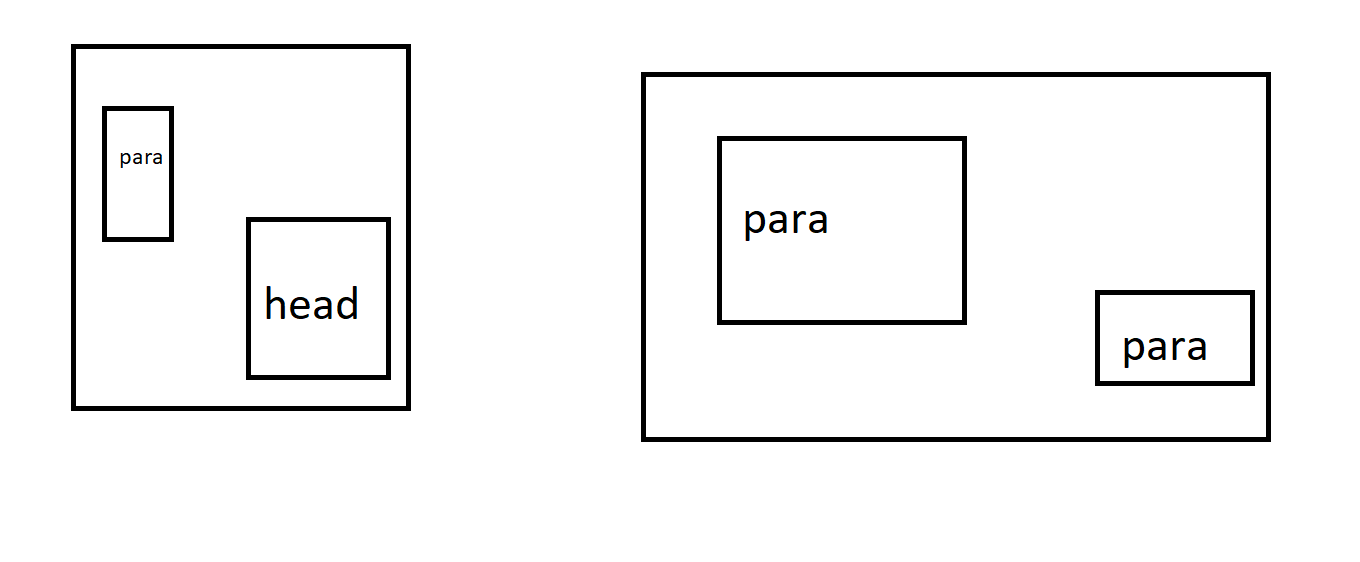
#> input picture infinity_python2/test.png, 1360 x 562 px
$ python detect.py
#> lines starting #> are read from the running program, lines starting #| are printed output that depends on the picture; after the words box and inside, x2 and y2 are one past the last pixel; in counts of white or black regions, pixels touching at a corner belong together
# https://strapi.io/
# https://orangedatamining.com/
import cv2
import os
import requests

anchor = []
anchor2 = []
anchor3 = []
image_pos = []
divLst = []
divLst2 = []
def crop_image(image_path, crop_size):
    # Read the image using OpenCV
    image = cv2.imread(image_path)
    if image is None:
        print("Error loading image:", image_path)
        return None
    else :
        # Get the original image dimensions
        height, width, _ = image.shape

        # Calculate the crop coordinates
        left = crop_size
        top = crop_size
        right = width - crop_size
        bottom = height - crop_size

        # Crop the image
        cropped_image = image[top:bottom, left:right]

        return cropped_image

# [11 lines of commented-out code are left out]

def detect_and_cut_rectangles(image_path, output_directory):
    # Load the image
#> called with image_path = 'test.png', output_directory = 'cut_image'
    image = cv2.imread(image_path)
#> image is the input picture: shape (562, 1360, 3); mean B, G, R 244.6, 244.6, 244.6

    # Get the width and height
    width1, height1, channels = image.shape
#> width1 = 562; height1 = 1360; channels = 3
    anchor.append(width1*0.6)
    anchor.append(height1*0.4)
    anchor2.append(width1*0.4)
    anchor2.append(height1*0.4)
    anchor3.append(width1*0.5)
    anchor3.append(height1*0.4)
    image_pos.append(width1*0.6)
    image_pos.append(height1*0.5)
    divLst.append(width1*0.4)
    divLst.append(height1*0.5)
    divLst2.append(width1*0.6)
    divLst2.append(height1*0.5)

    # Convert the image to grayscale
    gray = cv2.cvtColor(image, cv2.COLOR_BGR2GRAY)

    # Apply adaptive thresholding to obtain a binary image
    _, threshold = cv2.threshold(gray, 0, 255, cv2.THRESH_BINARY_INV + cv2.THRESH_OTSU)
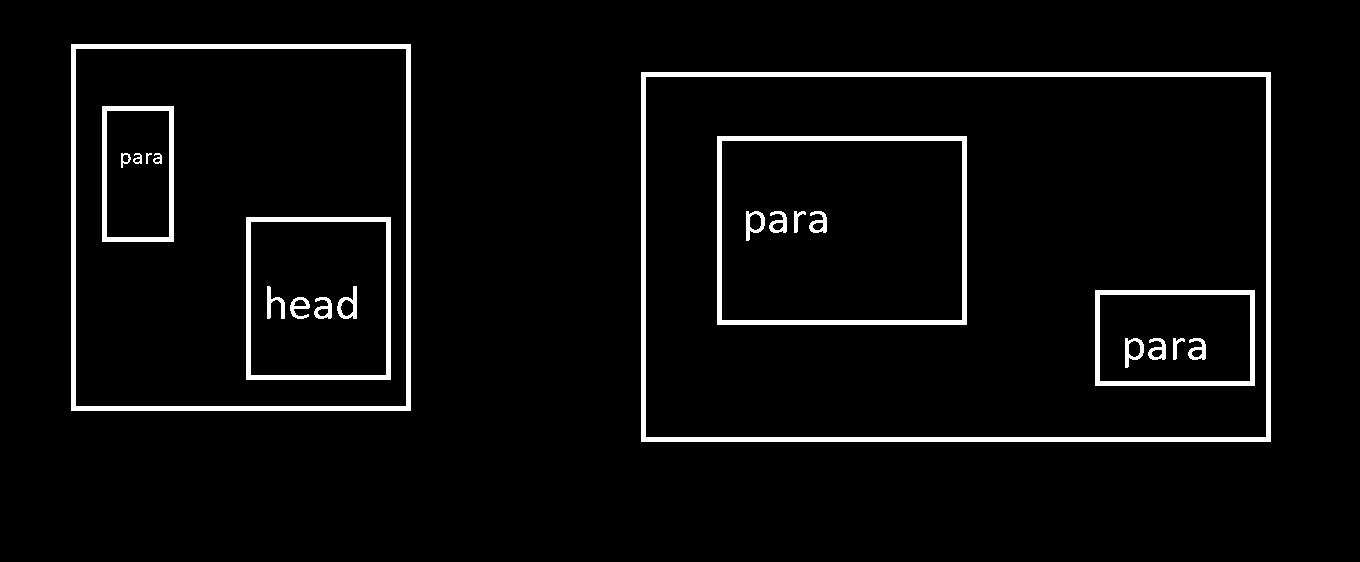
#> threshold: shape (562, 1360); 4.1% white; 22 white regions

    # Find contours in the binary image
    contours, _ = cv2.findContours(threshold, cv2.RETR_EXTERNAL, cv2.CHAIN_APPROX_SIMPLE)
#> contours = 2 contours; box (x1, y1, x2, y2) and area: (641, 72, 1271, 442) 232101, (71, 44, 411, 411) 124074

    # Create the output directory if it doesn't exist
    if not os.path.exists(output_directory):
        os.makedirs(output_directory)

    # Store the rectangles' information in a list
    rectangles = []
    rectangles_ext = []
    last_i = None  # Initialize last_i variable
# Cut and save each detected rectangle as a separate image
    img_num = [1]
    for i, contour in enumerate(contours):
      # Approximate the contour to a polygon
      perimeter = cv2.arcLength(contour, True)
#> perimeter = 1996
      approx = cv2.approxPolyDP(contour, 0.04 * perimeter, True)
#> approx = [[641, 72], [641, 441], [1270, 441], [1270, 72]]
      # Check if the polygon has four sides (a rectangle)
      if len(approx) == 4:
          # Get the bounding box of the rectangle
          x, y, width, height = cv2.boundingRect(approx)
#> x = 641; y = 72; width = 630; height = 370
          # Crop the rectangle from the original image
          cropped_image = image[y:y + height, x:x + width]
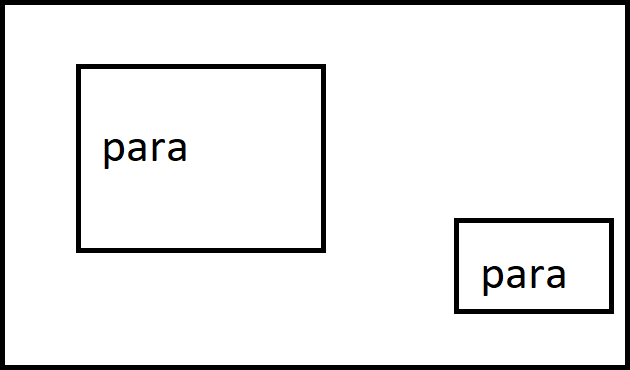
#> cropped_image: shape (370, 630, 3); mean B, G, R 235.1, 235.1, 235.1

          # Save the cropped image as a separate file
          output_path = os.path.join(output_directory, f"rectangle_{i + 1}.png")
          cv2.imwrite(output_path, cropped_image)
          print(f"Saved rectangle {i + 1} as {output_path}")
#| Saved rectangle 1 as cut_image/rectangle_1.png
          # Save the cropped image as a separate file to new folder
          output_pathx = os.path.join("ext", f"rectangle_{i + 1}.png")
          cv2.imwrite(output_pathx, cropped_image)
          print(f"Saved rectangle {i + 1} as {output_pathx}")
#| Saved rectangle 1 as ext/rectangle_1.png
          rectangle_ext_info = {
              'x': x,
              'y': y,
              'width': width,
              'height': height,
              'output_path': output_path
          }
#> rectangle_ext_info = {'x': 641, 'y': 72, 'width': 630, 'height': 370, 'output_path': 'cut_image/rectangle_1.png'}
          rectangles_ext.append(rectangle_ext_info)
          # Store the rectangle's information
          rectangle_info = {
              'x': x,
              'y': y,
              'width': width,
              'height': height,
              'output_path': output_path
          }
#> rectangle_info has the same summary as rectangle_ext_info

        #   checking div conditions
          for div in enumerate(rectangles_ext) :
              if div[1]["x"] < divLst[0] and div[1]["y"] < divLst[1] :
                  print("yess left")
              elif div[1]["x"] > divLst[0] and div[1]["y"] < divLst[1]:
                  print("yess right")
              else :
                  print("no")
#> this loop made 1 pass
#| yess right


          rectangles.append(rectangle_info)
          last_i = i + 1  # Update last_i with the current value of i
#> last_i = 1

        #   for img_child in img_num:
          img = crop_image(f"cut_image/rectangle_{last_i}.png", 20)
#> in crop_image, `cropped_image = image[top:bottom, left:right]`:
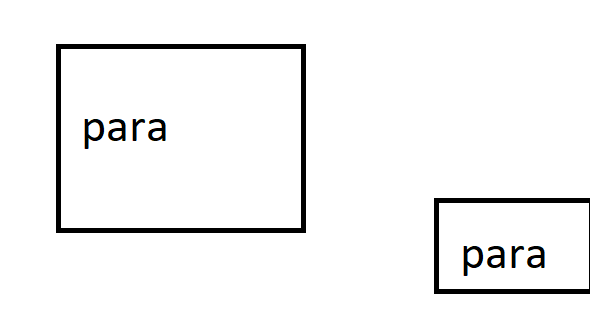
#> cropped_image: shape (330, 590, 3); mean B, G, R 244.6, 244.6, 244.6
          cv2.imwrite(output_path, img)

          # Convert the image to grayscale
          gray = cv2.cvtColor(img, cv2.COLOR_BGR2GRAY)
#> gray: shape (330, 590)

          # Apply adaptive thresholding to obtain a binary image
          _, threshold = cv2.threshold(gray, 0, 255, cv2.THRESH_BINARY_INV + cv2.THRESH_OTSU)
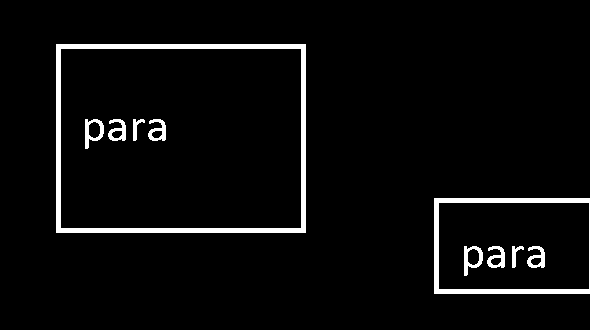
#> threshold: shape (330, 590); 4.1% white; 10 white regions

          # Find contours in the binary image
          child_contours, _ = cv2.findContours(threshold, cv2.RETR_EXTERNAL, cv2.CHAIN_APPROX_SIMPLE)
#> child_contours = 2 contours; box (x1, y1, x2, y2) and area: (56, 44, 306, 233) 46812, (434, 198, 590, 294) 14725

          for j, child_contour in enumerate(child_contours):
            # Approximate the contour to a polygon
            child_perimeter = cv2.arcLength(child_contour, True)
            child_approx = cv2.approxPolyDP(child_contour, 0.04 * child_perimeter, True)
            # Check if the polygon has four sides (a rectangle)
            # print(child_approx)
            if len(child_approx) == 4:
                # Get the bounding box of the child rectangle
                child_x, child_y, child_width, child_height = cv2.boundingRect(child_approx)
                # Crop the child rectangle from the original image
                child_cropped_image = img[child_y:child_y + child_height, child_x:child_x + child_width]

                # Save the child cropped image as a separate file
                child_output_path = os.path.join(output_directory, f"rectangle_{last_i}_{last_i + i}_{j + 1}.png")
                cv2.imwrite(child_output_path, child_cropped_image)
                print(f"Saved child rectangle {last_i + i + 1}_{j + 1} as {child_output_path}")

                # Store the child rectangle's information
                child_rectangle_info = {
                    'x': child_x,
                    'y': child_y,
                    'width': child_width,
                    'height': child_height,
                    'output_path': child_output_path
                }
                rectangles.append(child_rectangle_info)
                                    # Remove the parent rectangle image
                if os.path.exists(os.path.join(output_directory, f"rectangle_{last_i}.png")):
                    os.remove(os.path.join(output_directory, f"rectangle_{last_i}.png"))
                    rectangles.pop(last_i - 1)

                # [6 lines of commented-out code are left out]
                rectangles.append(child_rectangle_info)

            rectangles.append(child_rectangle_info)
#> this loop made 2 passes
#> (child_perimeter, child_approx, child_x, child_y, child_width, child_height) on passes 1 to 2: (500, [[434, 198], [434, 293], [589, 293], [589, 198]], 434, 198, 156, 96), (874, [[56, 44], [56, 232], [305, 232], [305, 44]], 56, 44, 250, 189)
#| Saved child rectangle 2_1 as cut_image/rectangle_1_1_1.png
#| Saved child rectangle 2_2 as cut_image/rectangle_1_1_2.png
#> pass 1, in detect_and_cut_rectangles, `child_cropped_image = img[child_y:child_y + child_height, child_x:chil..`:
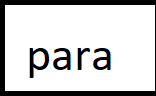
#> child_cropped_image: shape (96, 156, 3); mean B, G, R 206.3, 206.3, 206.3
#> pass 2, in detect_and_cut_rectangles, `child_cropped_image = img[child_y:child_y + child_height, child_x:chil..`:
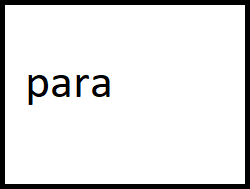
#> child_cropped_image: shape (189, 250, 3); mean B, G, R 227.6, 227.6, 227.6
#> after the loop, rectangles = 5 items
    return rectangles

# [9 lines of commented-out code are left out]
div_str = ""
navUl = 0
imageUl = 0
nav_text = ["", "about", "contact", "services", "shop", "tournaments", "pricing"]
# Example usage
image_path = "test.png"
output_directory = "cut_image"
rectangles = detect_and_cut_rectangles(image_path, output_directory)
#> rectangles = 10 items
for i, rectangle in enumerate(rectangles):
    # [5 lines of commented-out code are left out]
    rectangles.pop(1)
    rectangles.pop(1)
    # [8 lines of commented-out code are left out]
    response = 409
    if response == 200:
    # if response.status_code == 200:
        # Success: Extract text from the response
        response_data = response.json()
        parsed_text = response_data['ParsedResults'][0]['ParsedText']
        text = parsed_text.strip()
        print("detected text -", text)
        if text == "head" :
            # print(rectangles[i]['x'])
            div_str += "<h1 style='height:#h#px;width:#w#px; position : fixed; left : #x#px; top : #y#px;'>heading</h1>".replace("#h#", str(rectangles[i]['height'])).replace("#w#", str(rectangles[i]['width'])).replace(
            "#x#", str(rectangles[i]['x'])).replace("#y#", str(rectangles[i]['y']))
        elif text == "para" :
            # print(rectangles[i])
            div_str += "<p style='height:#h#px;width:#w#px; position : fixed; left : #x#px; top : #y#px;'>para</p>".replace("#h#", str(rectangles[i]['height'])).replace("#w#", str(rectangles[i]['width'])).replace(
            "#x#", str(rectangles[i]['x'])).replace("#y#", str(rectangles[i]['y']))
        elif text == "button" :
            # print(rectangles[i])
            div_str += "<button type='button' style='height:#h#px;width:#w#px; background : #9C27B0; border : none; border-radius : 50%; color : #fff;'>button</button>".replace("#h#", str(rectangles[i]['height'])).replace("#w#", str(rectangles[i]['width']))
        elif text == "sbutton" :
            # print(rectangles[i])
            div_str += "<button type='submit' style='height:#h#px;width:#w#px; background : #9C27B0; border : none; border-radius : 50%; color : #fff;'>submit</button>".replace("#h#", str(rectangles[i]['height'])).replace("#w#", str(rectangles[i]['width']))
            # print(rectangles[i])
        elif text == "image" :
            if rectangles[i]['y'] < image_pos[1] and rectangles[i]['x'] > anchor[0] :
                # if imageUl == 0:
                #     div_str += """<div class='row'><div class='col-md-6'>"""
                # else :
                div_str += "<img src='./a.jpg' style='height : #h#px'; width : 'auto' />".replace("#h#", str(rectangles[i]['height']))
                # imageUl += 1
        elif text == "anchor":
            if rectangles[i]['y'] < anchor[1] and rectangles[i]['x'] > anchor[0]:
                if navUl == 0:
                    div_str += """<nav class="navbar navbar-expand-lg bg-body-tertiary">
  <div class="container-fluid">
    <a class="navbar-brand" href="#">Navbar</a>
    <button class="navbar-toggler" type="button" data-bs-toggle="collapse" data-bs-target="#navbarSupportedContent" aria-controls="navbarSupportedContent" aria-expanded="false" aria-label="Toggle navigation">
      <span class="navbar-toggler-icon"></span>
    </button>
    <div class="collapse navbar-collapse" id="navbarSupportedContent">
      <ul class="navbar-nav ms-auto mb-2 mb-lg-0"> <li class="nav-item">
          <a class="nav-link active" aria-current="page" href="#">Home</a>
        </li>"""
                else:
                    div_str += """<li class="nav-item">
          <a class="nav-link" href="#">#txt#</a>
        </li>""".replace("#txt#", nav_text[i])
        # .replace("#h#", str(rectangles[i]['height'])).replace("#w#", str(rectangles[i]['width'])).replace("#x#", str(rectangles[i]['x'])).replace("#y#", str(rectangles[i]['y']))
                navUl += 1
            elif rectangles[i]['y'] < anchor2[1] and rectangles[i]['x'] < anchor2[0]:
                if navUl == 0:
                    div_str += """<nav class="navbar navbar-expand-lg bg-body-tertiary">
  <div class="container-fluid">
    <a class="navbar-brand" href="#">Navbar</a>
    <button class="navbar-toggler" type="button" data-bs-toggle="collapse" data-bs-target="#navbarSupportedContent" aria-controls="navbarSupportedContent" aria-expanded="false" aria-label="Toggle navigation">
      <span class="navbar-toggler-icon"></span>
    </button>
    <div class="collapse navbar-collapse" id="navbarSupportedContent">
      <ul class="navbar-nav me-auto mb-2 mb-lg-0"> <li class="nav-item">
          <a class="nav-link active" aria-current="page" href="#">Home</a>
        </li>"""
                else:
                    div_str += """<li class="nav-item">
          <a class="nav-link" href="#">#txt#</a>
        </li>""".replace("#txt#", nav_text[i])
                navUl += 1

            elif rectangles[0]['y'] < anchor3[1] and rectangles[0]['x'] < anchor3[0] and rectangles[-1]['x'] > anchor3[0]:
                if navUl == 0:
                    div_str += """<nav class="navbar navbar-expand-lg bg-body-tertiary">
  <div class="container-fluid">
    <a class="navbar-brand" href="#">Navbar</a>
    <button class="navbar-toggler" type="button" data-bs-toggle="collapse" data-bs-target="#navbarSupportedContent" aria-controls="navbarSupportedContent" aria-expanded="false" aria-label="Toggle navigation">
      <span class="navbar-toggler-icon"></span>
    </button>
    <div class="collapse navbar-collapse" id="navbarSupportedContent">
      <ul class="navbar-nav justify-content-center mb-2 mb-lg-0" > <li class="nav-item">
          <a class="nav-link active" aria-current="page" href="#">Home</a>
        </li>"""
                else:
                    div_str += """<li class="nav-item">
          <a class="nav-link" href="#">#txt#</a>
        </li>""".replace("#txt#", nav_text[i])
                navUl += 1

    else :
        print("times end")
#> this loop made 4 passes
#| times end
#| times end
#| times end
#| times end
#> after the loop, div_str = ''; navUl = 0; rectangles = 2 items

# # Write the HTML output to file
with open("code/index.html", "w") as wFile:
    wFile.write("""<!DOCTYPE html>
<html lang="en">
<head>
    <meta charset="UTF-8">
    <meta http-equiv="X-UA-Compatible
" content="IE=edge">
    <meta name="viewport" content="width=device-width, initial-scale=1.0">
    <!--bootstrap css-->
    <link href="https://cdn.jsdelivr.net/npm/bootstrap@5.3.0-alpha3/dist/css/bootstrap.min.css" rel="stylesheet" .>
    <title>Document</title>
</head>
<body style="position : relative">
    #div#
            <!--bootstrap js-->
<script src="https://cdn.jsdelivr.net/npm/bootstrap@5.3.0-alpha3/dist/js/bootstrap.bundle.min.js"></script>
</body>
</html>""".replace("#div#", div_str))
